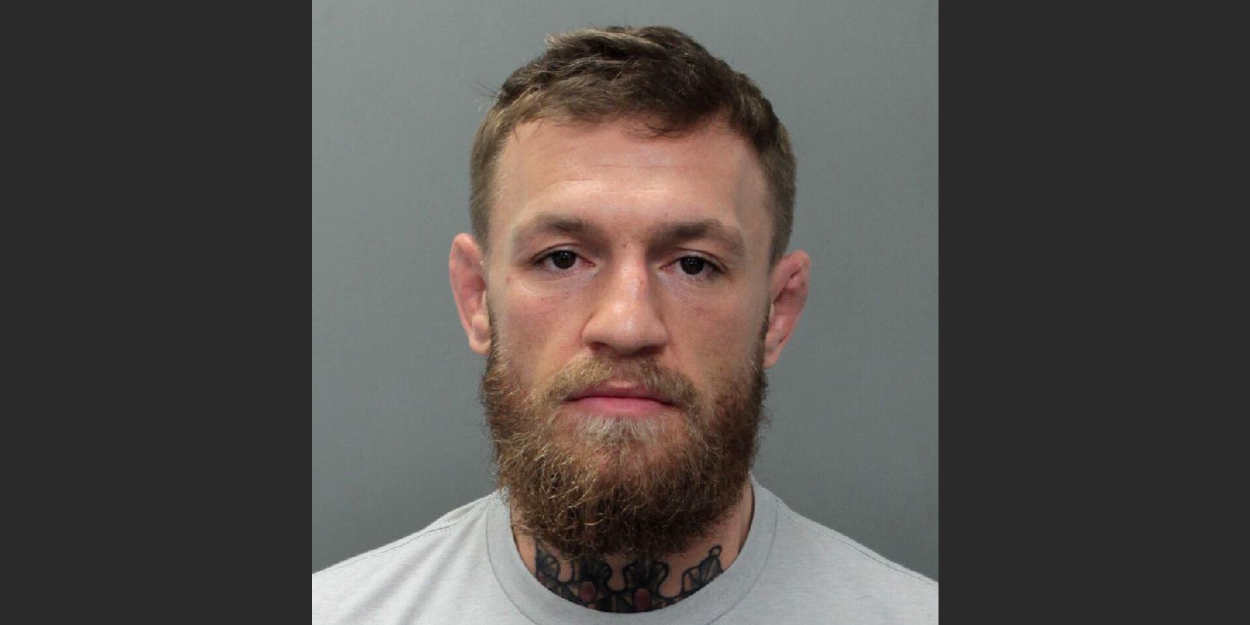
#> input picture Model/testImages/conor4.jpg, 2500 x 1250 px, found by its file name (shown at 1/2 size)
$ jupyter execute --allow-errors ufc_fighter_classifier_model.ipynb   (shell and % lines are left out)
#> lines starting #> are read from the running program, lines starting #| are printed output that depends on the picture
[cell 1]
import numpy as np
import cv2
import matplotlib
from matplotlib import pyplot as plt

[cell 2]
# img = cv2.imread(r"C:\Users\sarthak sanwal\ML_Project2_ImageClassification\Model\testImages\conor3.jpg")
# img = cv2.imread(r"C:\Users\sarthak sanwal\ML_Project2_ImageClassification\Model\testImages\conor2.webp")
img = cv2.imread(r"C:\Users\sarthak sanwal\ML_Project2_ImageClassification\Model\testImages\conor4.jpg")
#> img is the input picture: shape (1250, 2500, 3); mean B, G, R 75.5, 78.6, 83.6

img.shape
#> Out = (1250, 2500, 3)

[cell 3]
plt.imshow(img)

[cell 4]
gray = cv2.cvtColor(img, cv2.COLOR_BGR2GRAY)
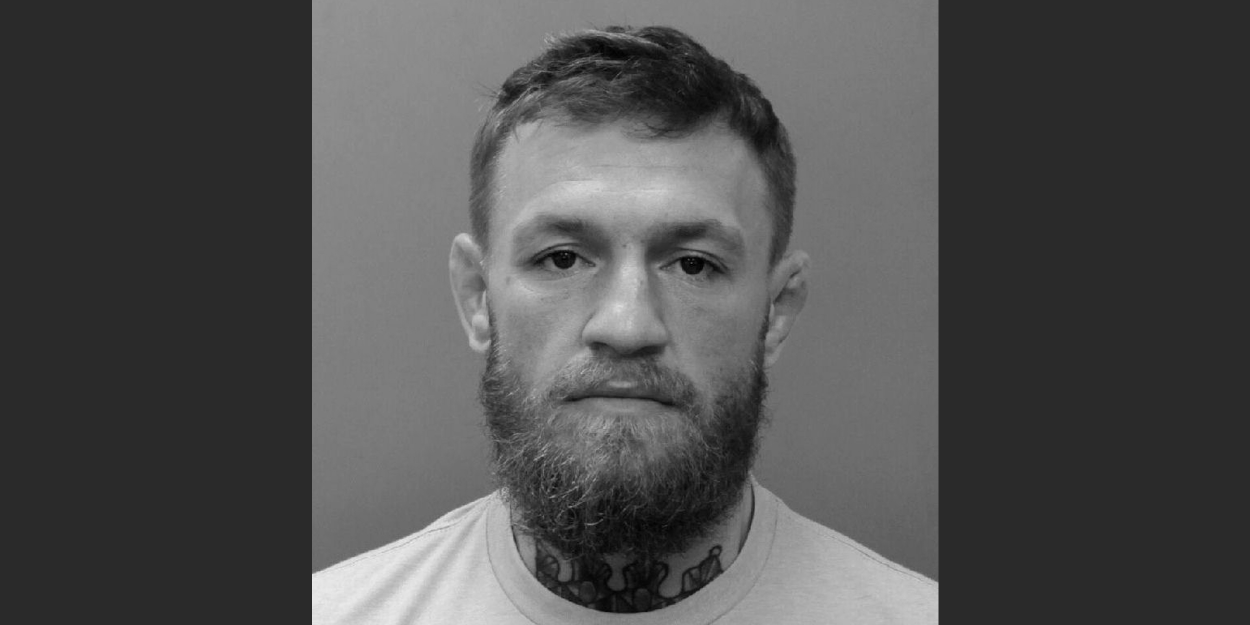
#> gray: shape (1250, 2500) (shown at 1/2 size); min 0, max 239, mean 79.8
gray.shape
#> Out = (1250, 2500)

[cell 5]
plt.imshow(gray, cmap = 'gray')

[cell 6]
face_cascade = cv2.CascadeClassifier(r"C:\Users\sarthak sanwal\ML_Project2_ImageClassification\Model\opencv\haarcascade_frontalface_default.xml")
eye_cascade = cv2.CascadeClassifier(r"C:\Users\sarthak sanwal\ML_Project2_ImageClassification\Model\opencv\haarcascade_eye.xml")

faces = face_cascade.detectMultiScale(gray, 1.3, 5)
#> faces = [[901, 232, 714, 714]]
faces
#> Out = [[901, 232, 714, 714]]

[cell 7]
(x, y, w, h) = faces[0]
#> x = 901; y = 232; w = 714; h = 714
x, y, w, h
#> Out = (901, 232, 714, 714)

[cell 8]
face_img = cv2.rectangle(img, (x, y), (x + w, y + h), (255, 0, 0), 4)
plt.imshow(face_img)

[cell 9]
cv2.destroyAllWindows()
for (x,y,w,h) in faces:
    face_img = cv2.rectangle(img, (x,y), (x + h, y + w), (255, 0, 0), 4)
    roi_gray = gray[y : y + h, x : x + w]
    roi_color = face_img[y : y + h, x : x + w]
    eyes = eye_cascade.detectMultiScale(roi_gray)
    for (ex, ey, ew, eh) in eyes:
        cv2.rectangle(roi_color, (ex, ey), (ex + ew, ey + eh), (0, 255, 0), 4)
#> this loop made 1 pass
#> pass 1, `roi_gray = gray[y : y + h, x : x + w]`:
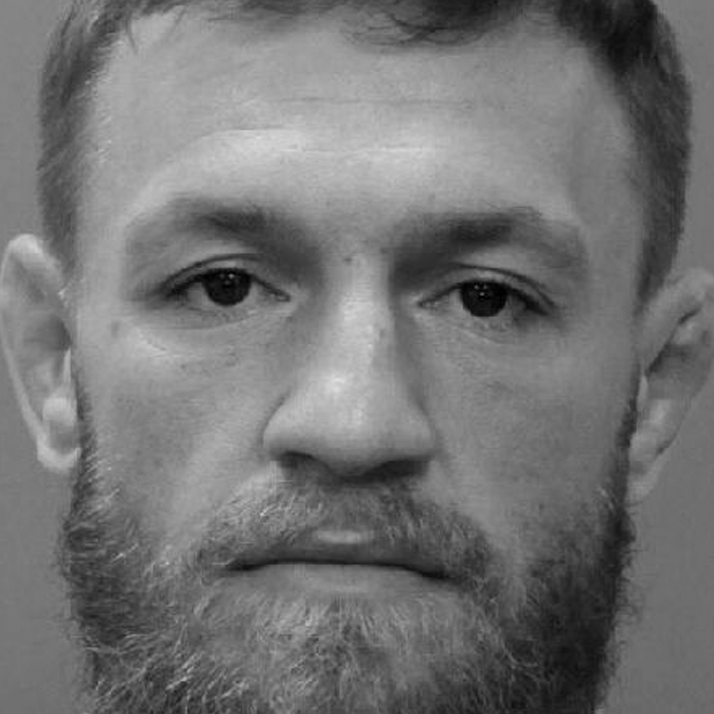
#> roi_gray: shape (714, 714); min 0, max 223, mean 114.7
#> after the loop:
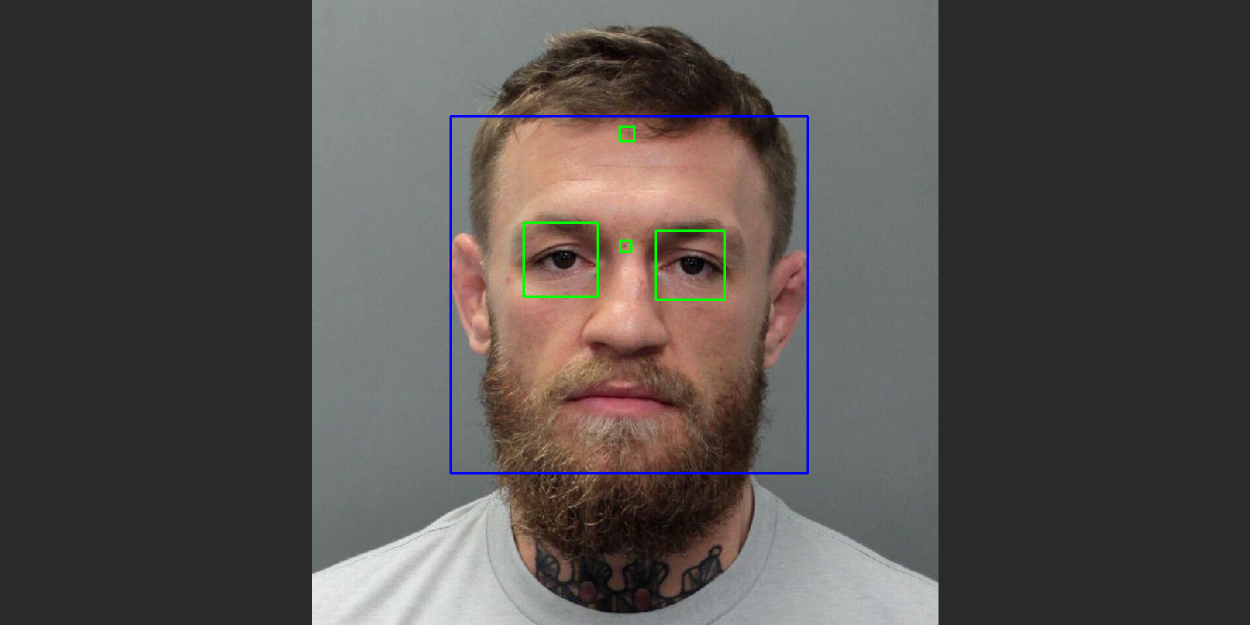
#> img: shape (1250, 2500, 3) (shown at 1/2 size); mean B, G, R 76.1, 78.5, 82.8
#> after the loop:
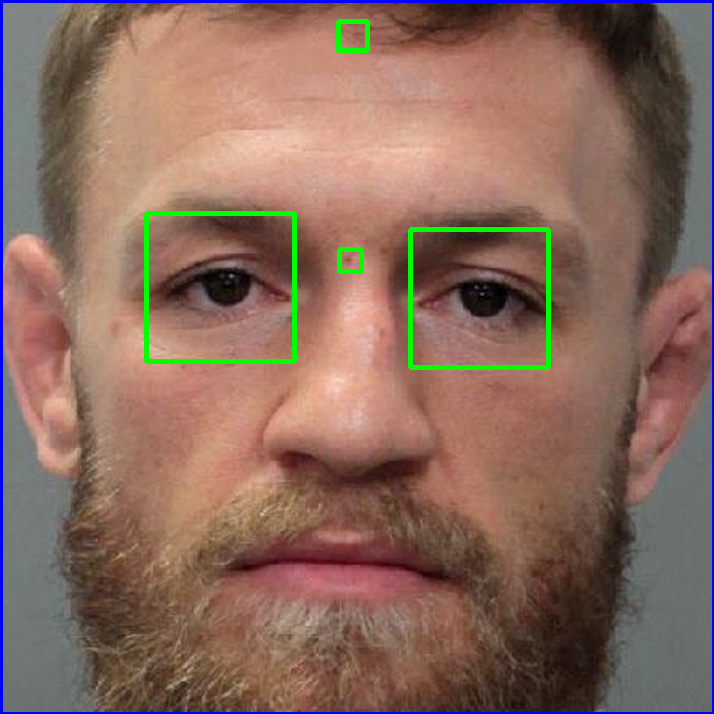
#> roi_color: shape (714, 714, 3); mean B, G, R 93.3, 106.6, 136.8

plt.figure()
plt.imshow(face_img, cmap = 'gray')
plt.show()

# roi is region of interest

[cell 10]
plt.imshow(roi_color, cmap = 'gray')

[cell 11]
def get_cropped_image_if_2_eyes(image_path):
    img = cv2.imread(image_path)
    if(img is not None):
        gray = cv2.cvtColor(img, cv2.COLOR_BGR2GRAY)
        faces = face_cascade.detectMultiScale(gray, 1.3, 5)
#> faces = [[901, 232, 714, 714]]
        for (x, y, w, h) in faces:
            roi_gray = gray[y: y + h, x : x + w]
            roi_color = img[y: y + h, x : x + w]
            eyes = eye_cascade.detectMultiScale(roi_gray)
            if len(eyes) >= 2:
                    return roi_color
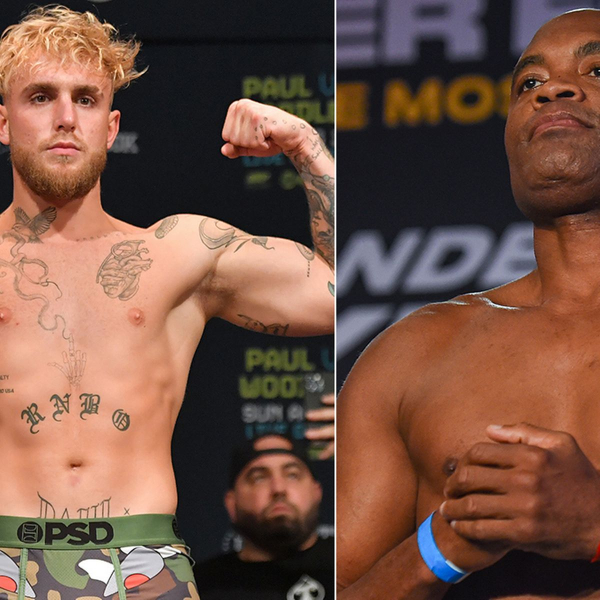
#> input picture Model/DataSets/anderson silva - Google Search/0_MAIN-split-main-of-Jake-Paul-and-Anderson-Silva.jpg, 1200 x 1200 px (shown at 1/2 size)
#> in get_cropped_image_if_2_eyes, img is the input picture: shape (1200, 1200, 3); mean B, G, R 69, 83, 116.8
#> in get_cropped_image_if_2_eyes (call 2), `gray = cv2.cvtColor(img, cv2.COLOR_BGR2GRAY)`:
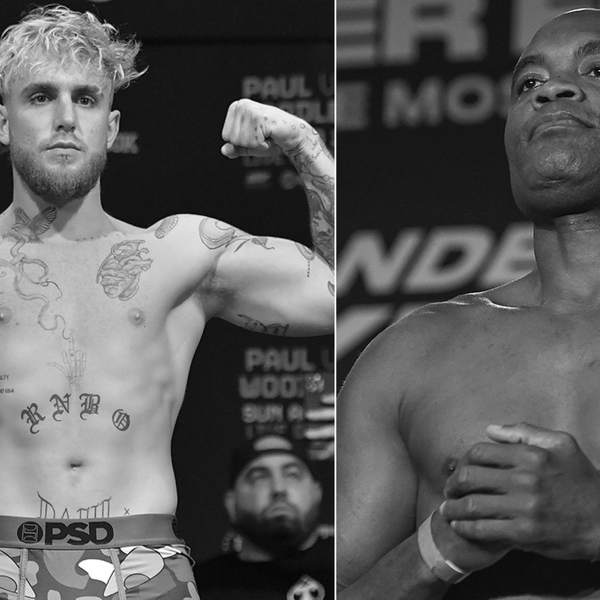
#> gray: shape (1200, 1200) (shown at 1/2 size); min 0, max 255, mean 91.5
#> in get_cropped_image_if_2_eyes (call 2), `faces = face_cascade.detectMultiScale(gray, 1.3, 5)`: faces = [[482, 888, 148, 148], [19, 104, 230, 230]]
#> this loop made 1 pass
#> (x, y, w, h, eyes) on pass 1: (482, 888, 148, 148, [[80, 39, 43, 43], [5, 34, 56, 56]])
#> pass 1, in get_cropped_image_if_2_eyes (call 2), `roi_gray = gray[y: y + h, x : x + w]`:
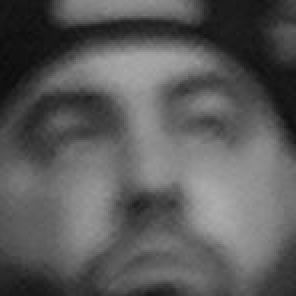
#> roi_gray: shape (148, 148) (shown 2 times larger); min 12, max 173, mean 90.6
#> pass 1, in get_cropped_image_if_2_eyes (call 2), `roi_color = img[y: y + h, x : x + w]`:
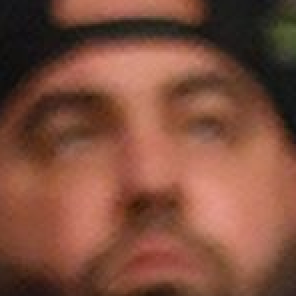
#> roi_color: shape (148, 148, 3) (shown 2 times larger); mean B, G, R 60.6, 78.2, 126.2

[cell 12]
original_image = cv2.imread(r"C:\Users\sarthak sanwal\ML_Project2_ImageClassification\Model\testImages\conor4.jpg")
plt.imshow(original_image)

[cell 13]
cropped_image = get_cropped_image_if_2_eyes(r"C:\Users\sarthak sanwal\ML_Project2_ImageClassification\Model\testImages\conor4.jpg")
plt.imshow(cropped_image)

[cell 14]
path_to_data = "./DataSets"
path_to_cr_data = "./DataSets/cropped/"

[cell 15]
import os
img_dirs = []
for entry in os.scandir(path_to_data):
    if entry.is_dir():
        img_dirs.append(entry.path)

[cell 16]
img_dirs

[cell 17]
import shutil
if os.path.exists(path_to_cr_data):
    shutil.rmtree(path_to_cr_data)
os.mkdir(path_to_cr_data)

[cell 18]
cropped_image_dirs = []
fighter_file_name_dict = {}

for img_dir in img_dirs:
    count = 1
    fighter_name = img_dir.split('\\')[-1]
    print(fighter_name)

    fighter_file_name_dict[fighter_name] = []

    for entry in os.scandir(img_dir):
        roi_color = get_cropped_image_if_2_eyes(entry.path)
        if roi_color is not None:
            cropped_folder = path_to_cr_data + fighter_name
            if not os.path.exists(cropped_folder):
                os.makedirs(cropped_folder)
                cropped_image_dirs.append(cropped_folder)
                print("generating cropped images in folder: ", cropped_folder)
            cropped_file_name = fighter_name + str(count) + ".png"
            cropped_file_path = cropped_folder + "/" + cropped_file_name

            cv2.imwrite(cropped_file_path, roi_color)
            fighter_file_name_dict[fighter_name].append(cropped_file_path)
            count += 1

[cell 19]
import numpy as np
import pywt
import cv2

def w2d(img, mode='haar', level = 1):
#> called with mode = 'db1', level = 5
    imArray = img
    imArray = cv2.cvtColor(imArray, cv2.COLOR_RGB2GRAY)
    imArray = np.float32(imArray)
    imArray /= 255
    coeffs = pywt.wavedec2(imArray, mode, level = level)

    coeffs_H = list(coeffs)
    coeffs_H[0] *= 0

    imArray_H = pywt.waverec2(coeffs_H, mode)
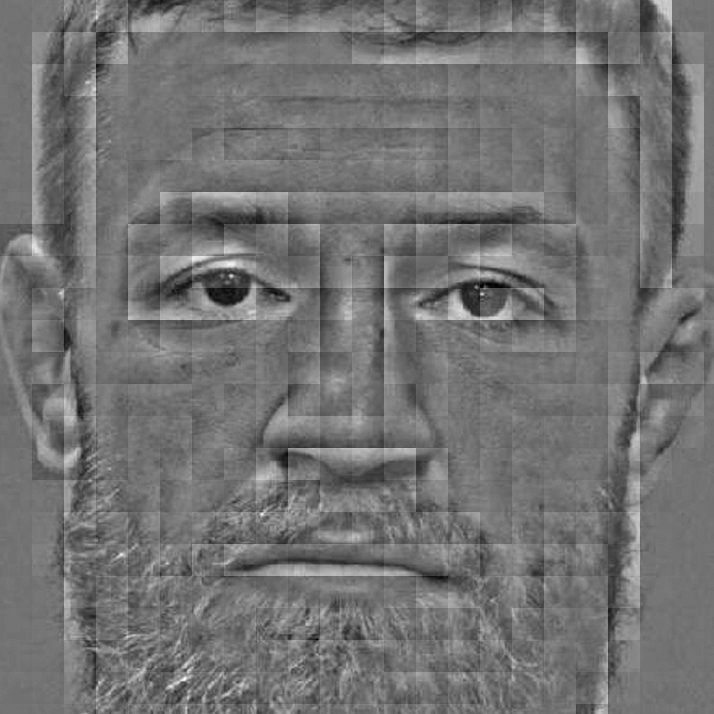
#> imArray_H: shape (714, 714) float32; min -0.315, max 0.385, mean 6.23e-06; drawn with min black and max white
    imArray_H *= 255
    imArray_H = np.uint8(imArray_H)
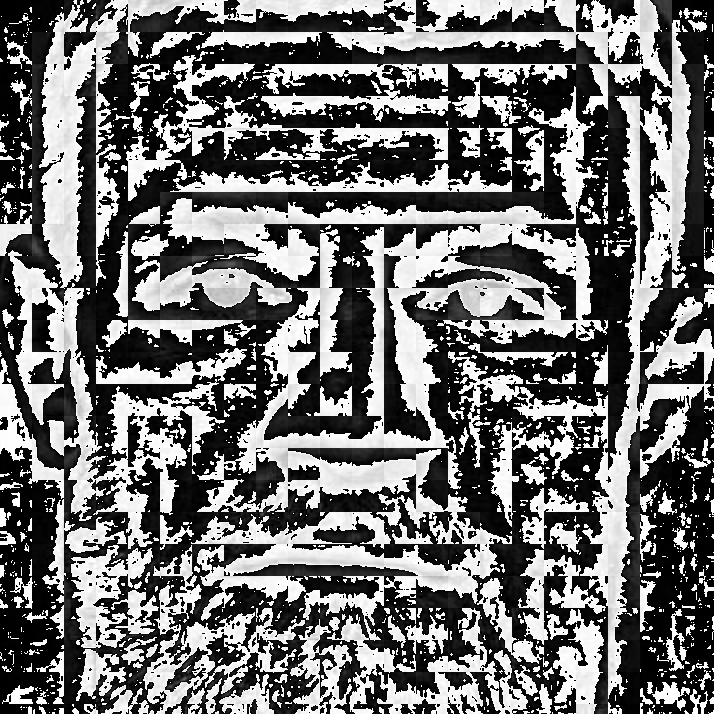
#> imArray_H: shape (714, 714); min 0, max 255, mean 110.7

    return imArray_H

[cell 20]
im_har = w2d(cropped_image, 'db1', 5)
plt.imshow(im_har, cmap = 'gray')

[cell 21]
fighter_file_name_dict

[cell 22]
fighter_file_name_dict = {}
for img_dir in cropped_image_dirs:
    fighter_name = img_dir.split('/')[-1]
    file_list = []
    for entry in os.scandir(img_dir):
        file_list.append(entry.path)
    fighter_file_name_dict[fighter_name] = file_list
fighter_file_name_dict

[cell 23]
class_dict = {}
count = 0
for fighter_name in fighter_file_name_dict.keys():
    class_dict[fighter_name] = count
    count = count + 1
class_dict
